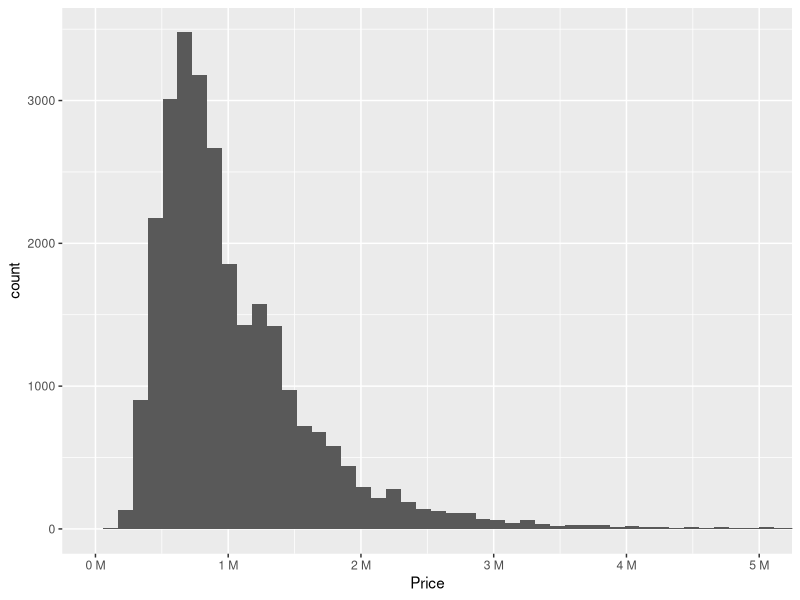
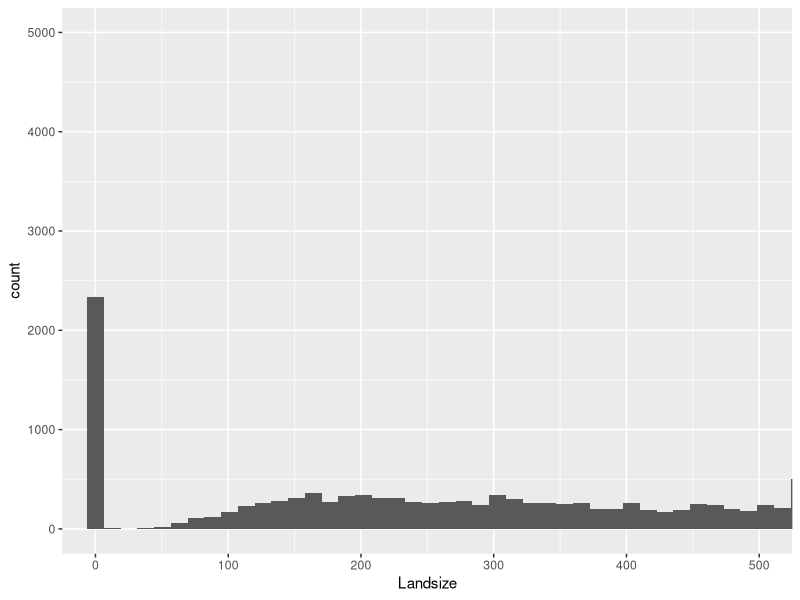
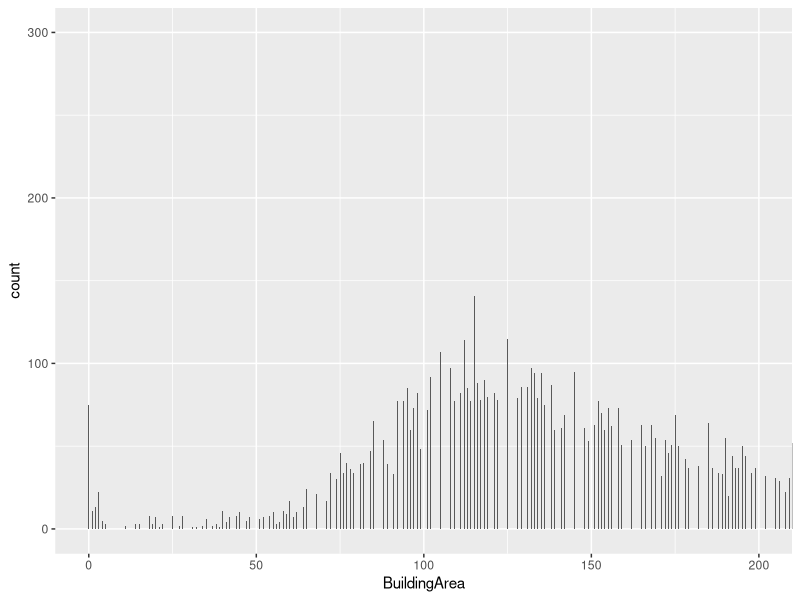
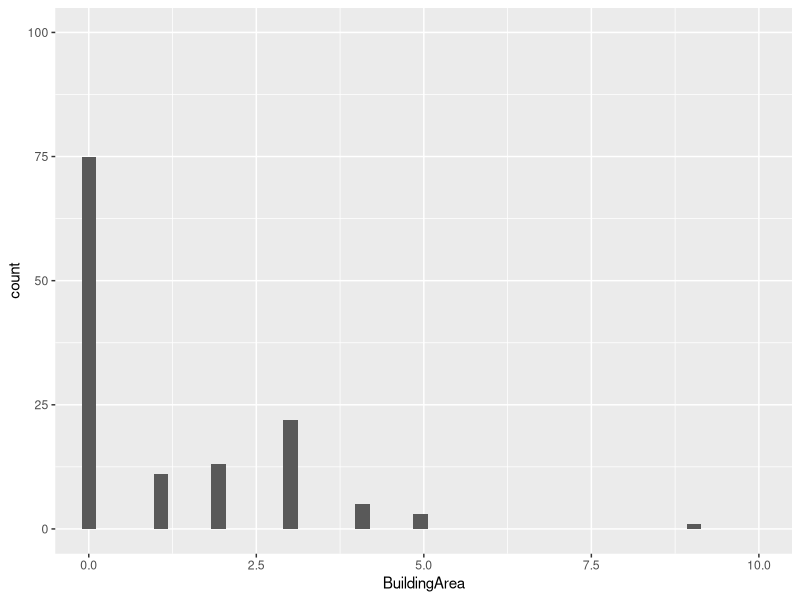
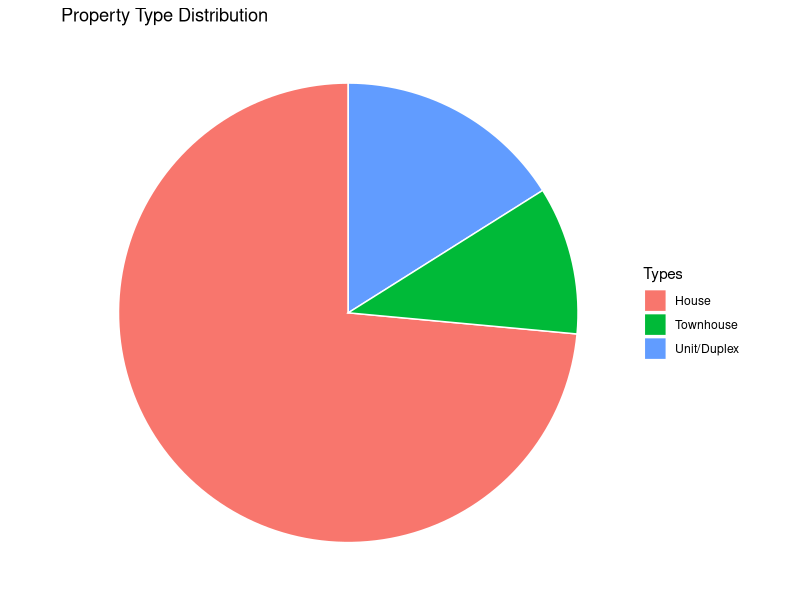
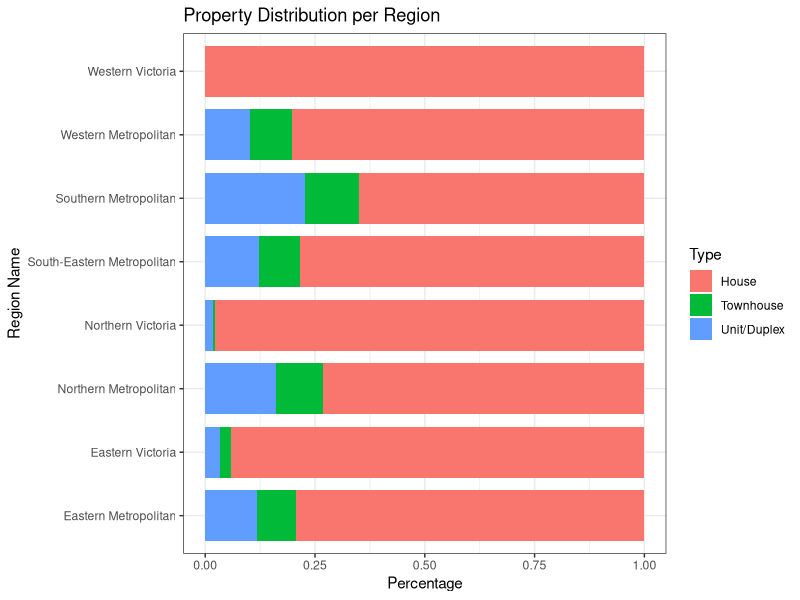
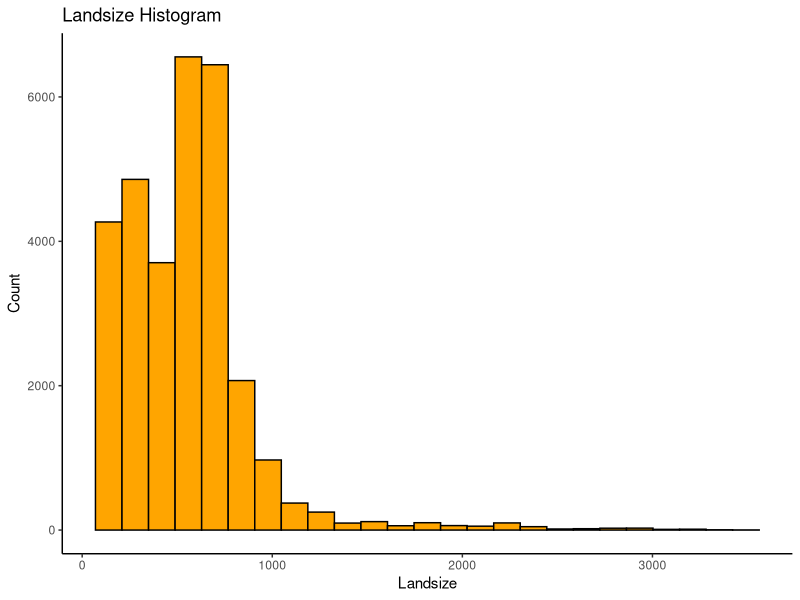
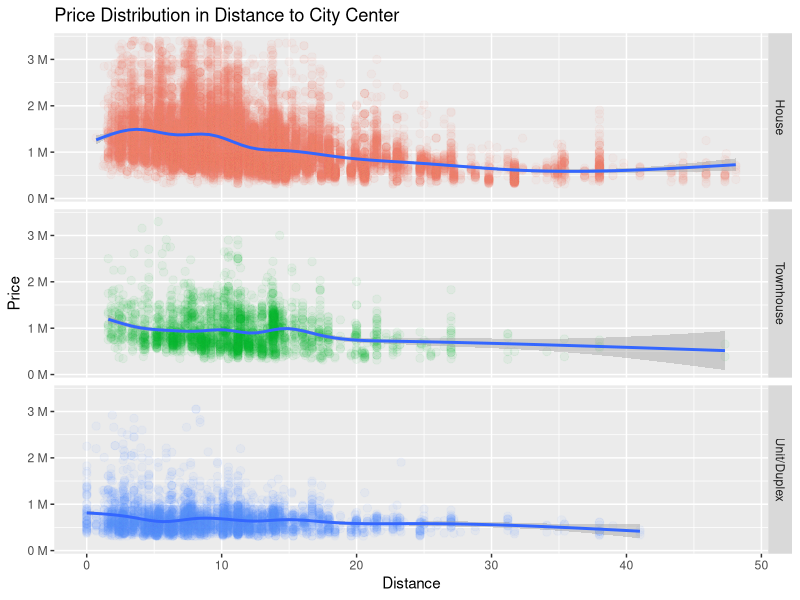

Write the R code that produced these figures, in order. (Note: this script raises an error after producing the figures.)
housing_dataset <- read.csv("melbourne_data.csv",
                            stringsAsFactors = FALSE, na.strings = "#N/A")

str(housing_dataset)

housing_dataset$X <- NULL

housing_dataset$Date <- as.Date(housing_dataset$Date, format = "%d/%m/%Y")

str(housing_dataset$Date)
summary(housing_dataset$Date)

housing_dataset$Type[housing_dataset$Type == "h"] <- "House"
housing_dataset$Type[housing_dataset$Type == "u"] <- "Unit/Duplex"
housing_dataset$Type[housing_dataset$Type == "t"] <- "Townhouse"
housing_dataset$Type <- factor(housing_dataset$Type)

levels(factor(housing_dataset$Type))
str(housing_dataset$Type)
summary(housing_dataset$Type)

housing_dataset$Price <- as.integer(housing_dataset$Price)

str(housing_dataset$Price)
summary(housing_dataset$Price)

housing_dataset$Landsize <- as.integer(housing_dataset$Landsize)
housing_dataset$BuildingArea <- as.integer(housing_dataset$BuildingArea)

str(housing_dataset$Landsize)
summary(housing_dataset$Landsize)

str(housing_dataset$BuildingArea)
summary(housing_dataset$BuildingArea)

housing_dataset$Rooms <- as.integer(housing_dataset$Rooms)
housing_dataset$Bathroom <- as.integer(housing_dataset$Bathroom)
housing_dataset$Car <- as.integer(housing_dataset$Car)

str(housing_dataset$Rooms)
summary(housing_dataset$Rooms)

str(housing_dataset$Bathroom)
summary(housing_dataset$Bathroom)

str(housing_dataset$Car)
summary(housing_dataset$Car)

housing_dataset$YearBuilt <- as.integer(housing_dataset$YearBuilt)
str(housing_dataset$YearBuilt)
summary(housing_dataset$YearBuilt)

housing_dataset$Distance <- as.numeric(housing_dataset$Distance)

str(housing_dataset$Distance)
summary(housing_dataset$Distance)

housing_dataset$Regionname <- factor(housing_dataset$Regionname)

levels(factor(housing_dataset$Regionname))
str(housing_dataset$Regionname)
summary(housing_dataset$Regionname)

housing_dataset$Propertycount <- factor(housing_dataset$Propertycount)

levels(factor(housing_dataset$Propertycount))

str(housing_dataset$Propertycount)
summary(housing_dataset$Propertycount)

housing_dataset[is.na(housing_dataset$Distance), ]
housing_dataset[is.na(housing_dataset$Regionname), ]
housing_dataset[is.na(housing_dataset$Propertycount), ]

summary(housing_dataset$Regionname[housing_dataset$Distance == 5.1])

housing_dataset[18524, "Regionname"] <- "Western Metropolitan"

summary(housing_dataset$Regionname[housing_dataset$Distance == 7.7])

housing_dataset[26889, "Regionname"] <- "Southern Metropolitan"

summary(housing_dataset$Propertycount[housing_dataset$Distance == 5.1 &
                                      housing_dataset$Regionname == "Western Metropolitan"])

housing_dataset[18524, "Price"]

summary(housing_dataset$Price[housing_dataset$Distance == 5.1 &
                              housing_dataset$Regionname == "Western Metropolitan" &
                              housing_dataset$Propertycount == 7570])

summary(housing_dataset$Price[housing_dataset$Distance == 5.1 &
                              housing_dataset$Regionname == "Western Metropolitan" &
                              housing_dataset$Propertycount == 2417])

housing_dataset[18524, "Propertycount"] <- 7570

summary(housing_dataset$Propertycount[housing_dataset$Distance == 7.7 &
                                      housing_dataset$Regionname == "Southern Metropolitan"])

housing_dataset[26889, "Price"]

summary(housing_dataset$Price[housing_dataset$Distance == 7.7 &
                              housing_dataset$Regionname == "Southern Metropolitan" &
                              housing_dataset$Propertycount == 8920])

summary(housing_dataset$Price[housing_dataset$Distance == 7.7 &
                              housing_dataset$Regionname == "Southern Metropolitan" &
                              housing_dataset$Propertycount == 8989])

housing_dataset[26889, "Propertycount"] <- 8989

housing_dataset[29484, ]

housing_dataset <- housing_dataset[-c(29484), ]

summary(housing_dataset)

quantile(housing_dataset$Price, 0.99, na.rm = TRUE)
quantile(housing_dataset$Price, 0.01, na.rm = TRUE)

library(ggplot2)
library(scales)

ggplot(data = housing_dataset, aes(x = Price)) +
  geom_histogram(bins = 100) +
  coord_cartesian(xlim = c(0, 5000000)) +
  scale_x_continuous(labels = unit_format(unit = "M", scale = 1e-6))

housing_dataset <- housing_dataset[(housing_dataset$Price <= quantile(housing_dataset$Price, 0.99, na.rm = TRUE) |
                                    is.na(housing_dataset$Price)), ]
housing_dataset <- housing_dataset[(housing_dataset$Price >= quantile(housing_dataset$Price, 0.01, na.rm = TRUE) |
                                    is.na(housing_dataset$Price)), ]

quantile(housing_dataset$Landsize, 0.99, na.rm = TRUE)
quantile(housing_dataset$Landsize, 0.01, na.rm = TRUE)

ggplot(data = housing_dataset, aes(x = Landsize)) +
  geom_histogram(bins = nrow(housing_dataset)) +
  coord_cartesian(xlim = c(0, 500), ylim = c(0, 5000))

housing_dataset <- housing_dataset[housing_dataset$Landsize > 0 | is.na(housing_dataset$Landsize), ]

quantile(housing_dataset$Landsize, 0.99, na.rm = TRUE)
quantile(housing_dataset$Landsize, 0.01, na.rm = TRUE)

housing_dataset <- housing_dataset[(housing_dataset$Landsize < quantile(housing_dataset$Landsize, 0.99, na.rm = TRUE) |
                                    is.na(housing_dataset$Landsize)), ]
housing_dataset <- housing_dataset[(housing_dataset$Landsize > quantile(housing_dataset$Landsize, 0.01, na.rm = TRUE) |
                                    is.na(housing_dataset$Landsize)), ]

quantile(housing_dataset$BuildingArea, 0.99, na.rm = TRUE)
quantile(housing_dataset$BuildingArea, 0.01, na.rm = TRUE)

ggplot(data = housing_dataset, aes(x = BuildingArea)) +
  geom_histogram(bins = nrow(housing_dataset)) +
  coord_cartesian(xlim = c(0, 200), ylim = c(0, 300))

ggplot(data = housing_dataset, aes(x = BuildingArea)) +
  geom_histogram(bins = nrow(housing_dataset)) +
  coord_cartesian(xlim = c(0, 10), ylim = c(0, 100))

housing_dataset <- housing_dataset[housing_dataset$BuildingArea > 5 | is.na(housing_dataset$BuildingArea), ]

quantile(housing_dataset$BuildingArea, 0.99, na.rm = TRUE)
quantile(housing_dataset$BuildingArea, 0.01, na.rm = TRUE)

housing_dataset <- housing_dataset[(housing_dataset$BuildingArea < quantile(housing_dataset$BuildingArea, 0.99, na.rm = TRUE) |
                                    is.na(housing_dataset$BuildingArea)), ]
housing_dataset <- housing_dataset[(housing_dataset$BuildingArea > quantile(housing_dataset$BuildingArea, 0.01, na.rm = TRUE) |
                                    is.na(housing_dataset$BuildingArea)), ]

housing_dataset <- housing_dataset[housing_dataset$BuildingArea < housing_dataset$Landsize |
                                  is.na(housing_dataset$BuildingArea) |
                                  is.na(housing_dataset$Landsize), ]

quantile(housing_dataset$Rooms, 0.99, na.rm = TRUE)
quantile(housing_dataset$Rooms, 0.01, na.rm = TRUE)

housing_dataset <- housing_dataset[housing_dataset$Rooms <= quantile(housing_dataset$Rooms, 0.99, na.rm = TRUE), ]
housing_dataset <- housing_dataset[housing_dataset$Rooms >= quantile(housing_dataset$Rooms, 0.01, na.rm = TRUE), ]

quantile(housing_dataset$Bathroom, 0.99, na.rm = TRUE)
quantile(housing_dataset$Bathroom, 0.01, na.rm = TRUE)

housing_dataset <- housing_dataset[(housing_dataset$Bathroom <= quantile(housing_dataset$Bathroom, 0.99, na.rm = TRUE) | is.na(housing_dataset$Bathroom)), ]
housing_dataset <- housing_dataset[(housing_dataset$Bathroom >= quantile(housing_dataset$Bathroom, 0.01, na.rm = TRUE) | is.na(housing_dataset$Bathroom)), ]

quantile(housing_dataset$Car, 0.99, na.rm = TRUE)
quantile(housing_dataset$Car, 0.01, na.rm = TRUE)

housing_dataset <- housing_dataset[(housing_dataset$Car <= quantile(housing_dataset$Car, 0.99, na.rm = TRUE) |
                                  is.na(housing_dataset$Car)), ]
housing_dataset <- housing_dataset[(housing_dataset$Car >= quantile(housing_dataset$Car, 0.01, na.rm = TRUE) |
                                  is.na(housing_dataset$Car)), ]

quantile(housing_dataset$YearBuilt, 0.99, na.rm = TRUE)
quantile(housing_dataset$YearBuilt, 0.01, na.rm = TRUE)

housing_dataset <- housing_dataset[(housing_dataset$YearBuilt <= quantile(housing_dataset$YearBuilt, 0.99, na.rm = TRUE) |
                                  is.na(housing_dataset$YearBuilt)), ]
housing_dataset <- housing_dataset[(housing_dataset$YearBuilt >= quantile(housing_dataset$YearBuilt, 0.01, na.rm = TRUE) |
                                  is.na(housing_dataset$YearBuilt)), ]

summary(housing_dataset)

library(mice)
init <- mice(housing_dataset, maxit = 0)

meth <- init$method
meth

meth[c("YearBuilt", "BuildingArea")] <- ""

pred_m <- quickpred(housing_dataset, mincor = 0.2)
pred_m

pred_m[, c("Date", "YearBuilt", "BuildingArea")] <- 0

imp <- mice(data = housing_dataset, method = meth, predictorMatrix = pred_m)
housing_dataset <- complete(imp)

housing_dataset$BuildingArea <- NULL
housing_dataset$YearBuilt <- NULL
summary(housing_dataset)

summary(housing_dataset)

house_percentage <- nrow(housing_dataset[housing_dataset$Type == "House", ]) / nrow(housing_dataset)
ud_percentage <- nrow(housing_dataset[housing_dataset$Type == "Unit/Duplex", ]) / nrow(housing_dataset)
townhouse_percentage <- nrow(housing_dataset[housing_dataset$Type == "Townhouse", ]) / nrow(housing_dataset)

pie_slices <- c(house_percentage, ud_percentage, townhouse_percentage)
pie_labels <- c("House", "Unit/Duplex", "Townhouse")
piechart_data <- data.frame(pie_labels, pie_slices)

ggplot(data = piechart_data, aes(x = "", y = pie_slices, fill = pie_labels)) +
  geom_bar(stat = "identity", width = 1, color = "white") +
  coord_polar("y", start = 0) +
  theme_void() +
  labs(title = "Property Type Distribution") +
  labs(fill = "Types")

ggplot(data = housing_dataset, aes(y = Regionname, fill = Type)) +
  geom_bar(position = "fill", width = 0.8) +
  theme_bw() +
  labs(title = "Property Distribution per Region") +
  labs(x = "Percentage") + labs(y = "Region Name")

ggplot(data = housing_dataset, aes(x = Landsize)) +
  geom_histogram(color = "black", bins = 25, fill = "orange") +
  theme_classic() +
  labs(title = "Landsize Histogram") + labs(y = "Count")

ggplot(data = housing_dataset, aes(x = Distance, y = Price)) + geom_point(aes(color = Type), size = 2.5, alpha = 0.05) +
  facet_grid(rows = housing_dataset$Type) +
  scale_y_continuous(labels = unit_format(unit = "M", scale = 1e-6)) +
  geom_smooth(method = "gam", formula = y ~ s(x, bs = "cs")) +
  theme(legend.position = "none") +
  labs(title = "Price Distribution in Distance to City Center")

ggplot(data = housing_dataset, aes(x = Price)) +
  geom_histogram(color = "black", bins = 25, fill = "beige") +
  geom_vline(xintercept = round(mean(housing_dataset$Price)), color = "cyan3", size = 1) +
  geom_vline(xintercept = round(median(housing_dataset$Price)), color = "purple", size = 1) +
  geom_vline(xintercept = round(mean(housing_dataset$Price) + sd(housing_dataset$Price)), color = "darkseagreen4", size = 1) +
  geom_vline(xintercept = round(mean(housing_dataset$Price) - sd(housing_dataset$Price)), color = "darkseagreen4", size = 1) +
  annotate(geom = "label", x = round(mean(housing_dataset$Price)), y = 4800, label = paste("ST-Dev: ±", round(sd(housing_dataset$Price))), fill = "darkseagreen4", size = 3.5) +
  annotate(geom = "label", x = round(mean(housing_dataset$Price)) + 360000, y = 3800, label = paste("Mean:", round(mean(housing_dataset$Price))), fill = "cyan3", size = 3.5) +
  annotate(geom = "label", x = round(median(housing_dataset$Price)) + 370000, y = 4300, label = paste("Median:", round(median(housing_dataset$Price))), fill = "purple", size = 3.5) +
  scale_x_continuous(breaks = round(seq(0, 5000000, by = 250000), 1), labels = unit_format(unit = "", scale = 1e-6)) +
  labs(title = "Price Histogram") + labs(y = "Count") + labs(x = "Price (Million)")

quantile(housing_dataset$Price, 0.25)
quantile(housing_dataset$Price, 0.75)

lowpriced_properties <- housing_dataset[housing_dataset$Price < quantile(housing_dataset$Price, 0.25), ]
midpriced_properties <- housing_dataset[housing_dataset$Price >= quantile(housing_dataset$Price, 0.25) &
                                       housing_dataset$Price <= quantile(housing_dataset$Price, 0.75), ]
highpriced_properties <- housing_dataset[housing_dataset$Price > quantile(housing_dataset$Price, 0.75), ]

summary(lowpriced_properties)

summary(midpriced_properties)

summary(highpriced_properties)

ggplot(data = housing_dataset, aes(x = Price, y = "")) + geom_boxplot() +
  facet_grid(rows = housing_dataset$Type) +
  scale_x_continuous(labels = unit_format(unit = "M", scale = 1e-6)) +
  labs(title = "Prices for Property Types") + labs(y = "")

round(cor(housing_dataset[, c("Price", "Landsize", "Rooms", "Bathroom", "Car", "Distance")]), 2)[, 1]

knitr::purl(input = "melbourne-housing.Rmd", output = "melbourne-housing-no-doc.R", documentation = 0)
file.rename(from = "melbourne-housing.md", to = "README.md")
